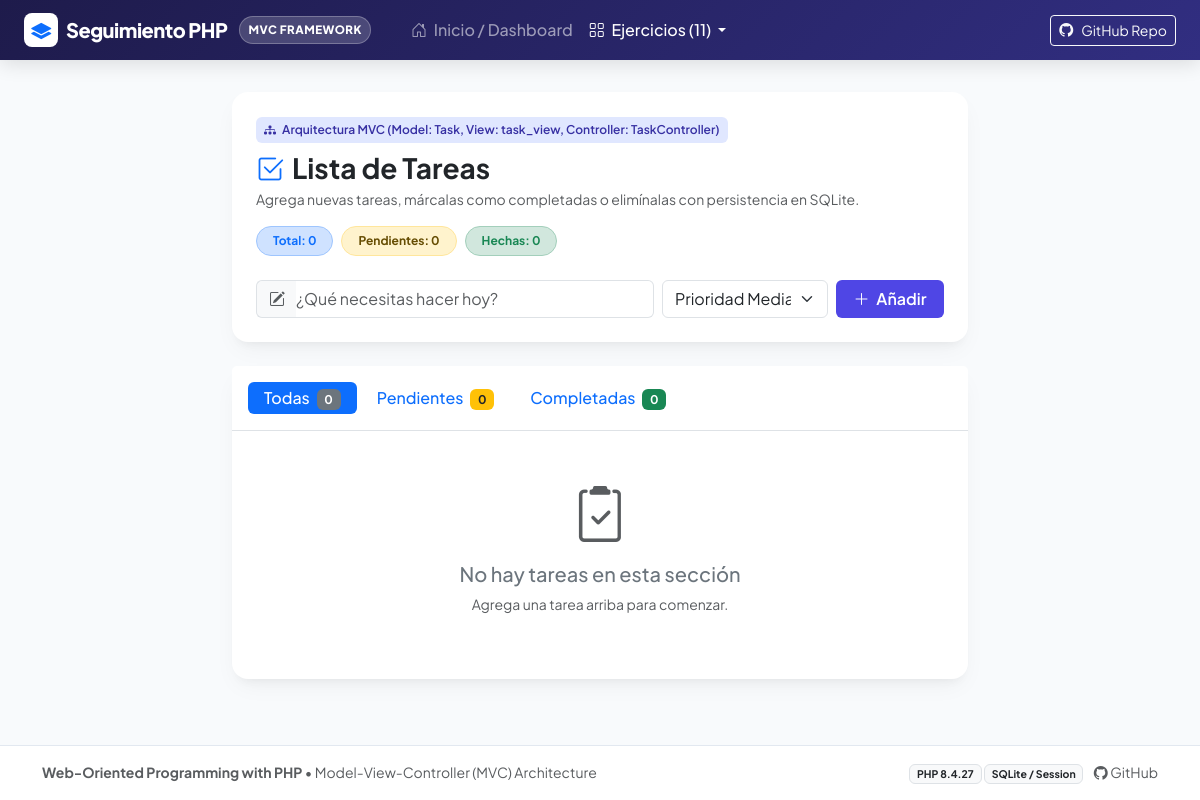
The page /01-lista-tareas/index.php on the database as committed earlier.
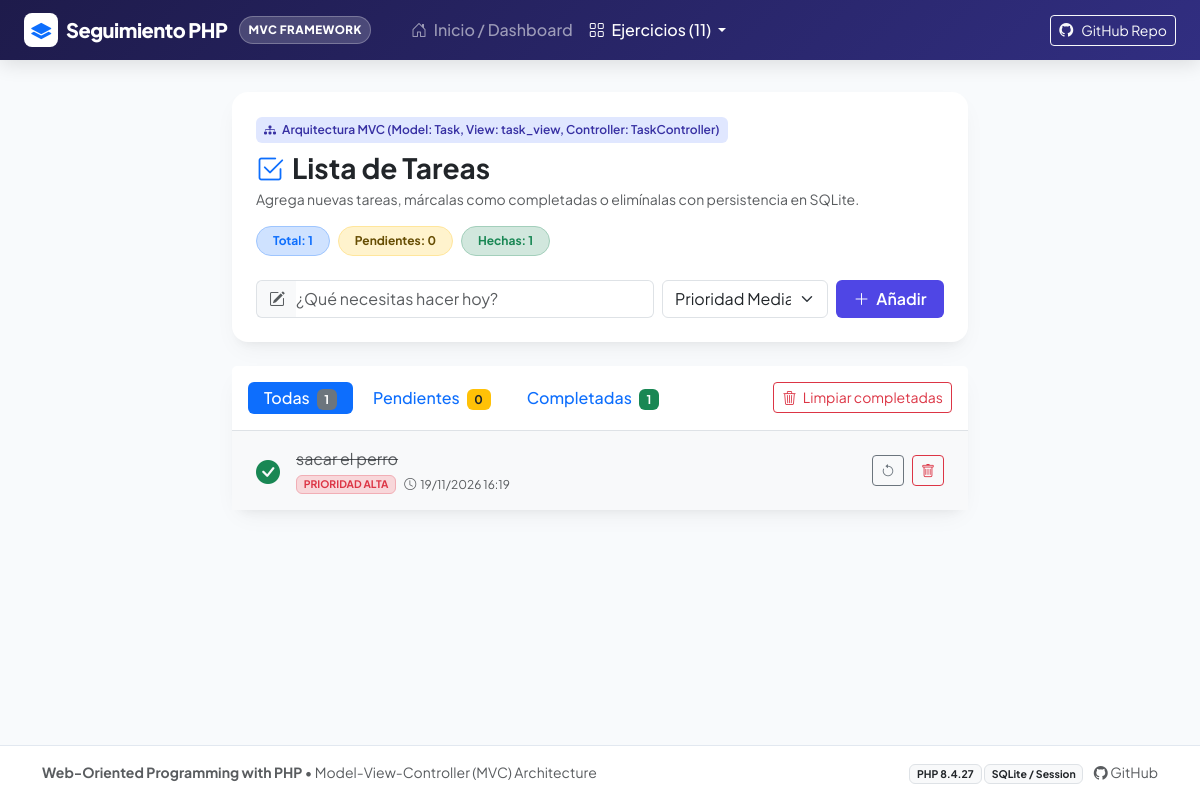
The same page on the database as committed later.
### tables this page shows
CREATE TABLE tasks (
            id INTEGER PRIMARY KEY AUTOINCREMENT,
            title TEXT NOT NULL,
            priority TEXT DEFAULT 'media',
            completed INTEGER DEFAULT 0,
            created_at DATETIME DEFAULT CURRENT_TIMESTAMP
        );

### 01-lista-tareas/index.php (called while the page is built)
<?php
require_once __DIR__ . '/controllers/TaskController.php';
$controller = new TaskController();
$controller->handleRequest();

### 01-lista-tareas/models/Task.php (called while the page is built, shortened)
<?php
class Task {
    private PDO $db;
    public function __construct() {
        $dbPath = __DIR__ . '/../data/tasks.sqlite';
        $this->db = new PDO('sqlite:' . $dbPath);
        $this->db->setAttribute(PDO::ATTR_ERRMODE, PDO::ERRMODE_EXCEPTION);
        $this->db->setAttribute(PDO::ATTR_DEFAULT_FETCH_MODE, PDO::FETCH_ASSOC);
    }
    private function initTable(): void {
        $sql = "CREATE TABLE IF NOT EXISTS tasks (
            id INTEGER PRIMARY KEY AUTOINCREMENT,
            title TEXT NOT NULL,
            priority TEXT DEFAULT 'media',
            completed INTEGER DEFAULT 0,
            created_at DATETIME DEFAULT CURRENT_TIMESTAMP
        )";
        $this->db->exec($sql);
    }
    public function getAll(string $filter = 'all'): array {
        $sql = "SELECT * FROM tasks";
        $sql .= " ORDER BY completed ASC,
                  CASE priority
                    WHEN 'alta' THEN 1
                    WHEN 'media' THEN 2
                    WHEN 'baja' THEN 3
                    ELSE 4
                  END ASC, id DESC";
        $stmt = $this->db->query($sql);
        return $stmt->fetchAll();
    }
    public function getStats(): array {
        $total = (int)$this->db->query("SELECT COUNT(*) FROM tasks")->fetchColumn();
        $completed = (int)$this->db->query("SELECT COUNT(*) FROM tasks WHERE completed = 1")->fetchColumn();
        $pending = $total - $completed;
        return [
            'total' => $total,
            'completed' => $completed,
            'pending' => $pending
        ];
    }
}

### 01-lista-tareas/views/task_view.php (the view, shortened to what this page needs)
<?php
$activeExercise = 1;
$depth = 1;
require __DIR__ . '/../../shared/header.php';
?>
<div class="container py-2">
    <div class="row justify-content-center">
        <div class="col-lg-9 col-xl-8">
            <div class="card app-card mb-4 border-0">
                <div class="card-body p-4">
                    <div class="d-flex flex-wrap justify-content-between align-items-center gap-3 mb-3">
                        <div>
                            <span class="mvc-badge mb-2 d-inline-block">
                                <i class="bi bi-diagram-3-fill me-1"></i> Arquitectura MVC (Model: Task, View: task_view, Controller: TaskController)
                            </span>
                            <h2 class="h3 fw-bold mb-1">
                                <i class="bi bi-check2-square text-primary me-2"></i>Lista de Tareas
                            </h2>
                            <p class="text-muted mb-0 small">
                                Agrega nuevas tareas, márcalas como completadas o elimínalas con persistencia en SQLite.
                            </p>
                        </div>
                        <div class="d-flex gap-2">
                            <span class="badge bg-primary-subtle text-primary border border-primary-subtle px-3 py-2 rounded-pill">
                                Total: <?= $stats['total'] ?>
                            </span>
                            <span class="badge bg-warning-subtle text-warning-emphasis border border-warning-subtle px-3 py-2 rounded-pill">
                                Pendientes: <?= $stats['pending'] ?>
                            </span>
                            <span class="badge bg-success-subtle text-success border border-success-subtle px-3 py-2 rounded-pill">
                                Hechas: <?= $stats['completed'] ?>
                            </span>
                        </div>
                    </div>
                    <form action="index.php?action=add" method="POST" class="mt-4">
                        <div class="row g-2">
                            <div class="col-md-7 col-12">
                                <div class="input-group">
                                    <span class="input-group-text bg-light border-end-0">
                                        <i class="bi bi-pencil-square text-muted"></i>
                                    </span>
                                    <input type="text" name="title" class="form-control border-start-0 ps-0" placeholder="¿Qué necesitas hacer hoy?" required autofocus>
                                </div>
                            </div>
                            <div class="col-md-3 col-7">
                                <select name="priority" class="form-select">
                                    <option value="media" selected>Prioridad Media</option>
                                </select>
                            </div>
                            <div class="col-md-2 col-5 d-grid">
                                <button type="submit" class="btn btn-brand">
                                    <i class="bi bi-plus-lg me-1"></i> Añadir
                                </button>
                            </div>
                        </div>
                    </form>
                </div>
            </div>
            <div class="card app-card border-0">
                <div class="card-header bg-white border-bottom py-3 d-flex flex-wrap justify-content-between align-items-center gap-2">
                    <ul class="nav nav-pills gap-1">
                        <li class="nav-item">
                            <a class="nav-link py-1 px-3 <?= $filter === 'all' ? 'active' : '' ?>" href="index.php?filter=all">
                                Todas <span class="badge bg-secondary ms-1"><?= $stats['total'] ?></span>
                            </a>
                        </li>
                        <li class="nav-item">
                            <a class="nav-link py-1 px-3 <?= $filter === 'pending' ? 'active' : '' ?>" href="index.php?filter=pending">
                                Pendientes <span class="badge bg-warning text-dark ms-1"><?= $stats['pending'] ?></span>
                            </a>
                        </li>
                        <li class="nav-item">
                            <a class="nav-link py-1 px-3 <?= $filter === 'completed' ? 'active' : '' ?>" href="index.php?filter=completed">
                                Completadas <span class="badge bg-success ms-1"><?= $stats['completed'] ?></span>
                            </a>
                        </li>
                    </ul>
                    <?php if ($stats['completed'] > 0): ?>
                        <a href="index.php?action=clear_completed&filter=<?= urlencode($filter) ?>"
                           class="btn btn-sm btn-outline-danger"
                           onclick="return confirm('¿Seguro que deseas eliminar todas las tareas completadas?');">
                            <i class="bi bi-trash3 me-1"></i> Limpiar completadas
                        </a>
                    <?php endif; ?>
                </div>
                <div class="card-body p-0">
                    <?php if (empty($tasks)): ?>
                        <div class="text-center py-5">
                            <i class="bi bi-clipboard2-check text-muted display-4"></i>
                            <h5 class="mt-3 text-secondary">No hay tareas en esta sección</h5>
                            <p class="text-muted small">Agrega una tarea arriba para comenzar.</p>
                        </div>
                    <?php else: ?>
                        <ul class="list-group list-group-flush">
                            <?php foreach ($tasks as $t): ?>
                                <?php
                                    $isDone = (bool)$t['completed'];
                                    $prioClass = match($t['priority']) {
                                        'alta' => 'danger',
                                        'media' => 'warning',
                                        'baja' => 'success',
                                        default => 'secondary'
                                    };
                                ?>
                                <li class="list-group-item d-flex align-items-center justify-content-between py-3 px-4 <?= $isDone ? 'bg-light' : '' ?>">
                                    <div class="d-flex align-items-center gap-3 flex-grow-1 me-3">
                                        <a href="index.php?action=toggle&id=<?= $t['id'] ?>&filter=<?= urlencode($filter) ?>" class="text-decoration-none fs-4">
                                            <?php if ($isDone): ?>
                                                <i class="bi bi-check-circle-fill text-success"></i>
                                            <?php else: ?>
                                                <i class="bi bi-circle text-muted"></i>
                                            <?php endif; ?>
                                        </a>
                                        <div>
                                            <span class="fs-6 <?= $isDone ? 'text-decoration-line-through text-muted' : 'fw-medium text-dark' ?>">
                                                <?= htmlspecialchars($t['title']) ?>
                                            </span>
                                            <div class="small text-muted d-flex align-items-center gap-2 mt-1">
                                                <span class="badge bg-<?= $prioClass ?>-subtle text-<?= $prioClass ?> border border-<?= $prioClass ?>-subtle text-uppercase" style="font-size: 0.65rem;">
                                                    Prioridad <?= htmlspecialchars($t['priority']) ?>
                                                </span>
                                                <span style="font-size: 0.75rem;">
                                                    <i class="bi bi-clock me-1"></i><?= date('d/m/Y H:i', strtotime($t['created_at'])) ?>
                                                </span>
                                            </div>
                                        </div>
                                    </div>
                                    <div class="d-flex align-items-center gap-2">
                                        <a href="index.php?action=toggle&id=<?= $t['id'] ?>&filter=<?= urlencode($filter) ?>" class="btn btn-sm <?= $isDone ? 'btn-outline-secondary' : 'btn-outline-success' ?>" title="Cambiar estado">
                                            <i class="bi <?= $isDone ? 'bi-arrow-counterclockwise' : 'bi-check2' ?>"></i>
                                        </a>
                                        <a href="index.php?action=delete&id=<?= $t['id'] ?>&filter=<?= urlencode($filter) ?>"
                                           class="btn btn-sm btn-outline-danger"
                                           title="Eliminar tarea"
                                           onclick="return confirm('¿Deseas eliminar esta tarea?');">
                                            <i class="bi bi-trash"></i>
                                        </a>
                                    </div>
                                </li>
                            <?php endforeach; ?>
                        </ul>
                    <?php endif; ?>
                </div>
            </div>
        </div>
    </div>
</div>
<?php require __DIR__ . '/../../shared/footer.php'; ?>

### 01-lista-tareas/controllers/TaskController.php (shortened to what this page needs)
<?php
require_once __DIR__ . '/../models/Task.php';
class TaskController {
    private Task $model;
    public function __construct() {
        $this->model = new Task();
    }
    public function handleRequest(): void {
        $action = $_GET['action'] ?? 'index';
        switch ($action) {
            case 'index':
            default:
                $this->index();
                break;
        }
    }
    private function index(): void {
        $filter = $_GET['filter'] ?? 'all';
        $tasks = $this->model->getAll($filter);
        $stats = $this->model->getStats();
        require __DIR__ . '/../views/task_view.php';
    }
}

### shared/header.php (shortened to what this page needs)
<?php
$basePath = isset($depth) && $depth === 1 ? '../' : './';
?>
<!DOCTYPE html>
<html lang="es">
<head>
    <link href="https://cdn.jsdelivr.net/npm/bootstrap@5.3.3/dist/css/bootstrap.min.css" rel="stylesheet">
    <link href="https://cdn.jsdelivr.net/npm/bootstrap-icons@1.11.3/font/bootstrap-icons.min.css" rel="stylesheet">
</head>
<body>
<nav class="navbar navbar-expand-lg navbar-dark main-navbar py-2 sticky-top">
    <div class="container-fluid px-lg-4">
        <a class="navbar-brand d-flex align-items-center gap-2" href="<?= $basePath ?>index.php">
            <span class="p-2 rounded-3 bg-white text-primary d-inline-flex align-items-center justify-content-center" style="width: 34px; height: 34px;">
                <i class="bi bi-layers-fill fs-5"></i>
            </span>
            <span>Seguimiento PHP</span>
            <span class="brand-badge ms-1">MVC Framework</span>
        </a>
        <div class="collapse navbar-collapse" id="navContent">
            <ul class="navbar-nav me-auto mb-2 mb-lg-0 ms-lg-3">
                <li class="nav-item">
                    <a class="nav-link <?= $activeExercise === 0 ? 'active fw-bold text-white' : '' ?>" href="<?= $basePath ?>index.php">
                        <i class="bi bi-house-door me-1"></i> Inicio / Dashboard
                    </a>
                </li>
                <li class="nav-item dropdown">
                    <a class="nav-link dropdown-toggle text-white" href="#" id="dropdownEjercicios" role="button" data-bs-toggle="dropdown">
                        <i class="bi bi-grid me-1"></i> Ejercicios (11)
                    </a>
                </li>
            </ul>
            <div class="d-flex align-items-center gap-2">
                <a href="https://github.com/manolo700/Ejercicios-seguimiento-PHP" target="_blank" class="btn btn-sm btn-outline-light d-flex align-items-center gap-2">
                    <i class="bi bi-github"></i>
                    <span>GitHub Repo</span>
                </a>
            </div>
        </div>
    </div>
</nav>
<div class="content-wrapper py-4">

### shared/footer.php
</div>
<footer class="py-3 text-center text-muted">
    <div class="container d-flex flex-column flex-sm-row justify-content-between align-items-center gap-2">
        <div class="small">
            <strong>Web-Oriented Programming with PHP</strong> &bull; Model-View-Controller (MVC) Architecture
        </div>
        <div class="small">
            <span class="badge bg-light text-dark border">PHP <?= phpversion() ?></span>
            <span class="badge bg-light text-dark border">SQLite / Session</span>
            <a href="https://github.com/manolo700/Ejercicios-seguimiento-PHP" target="_blank" class="text-decoration-none text-muted ms-2">
                <i class="bi bi-github"></i> GitHub
            </a>
        </div>
    </div>
</footer>
</body>
</html>

### shared/header.php (style rules this page uses)
:root { --app-font: 'Plus Jakarta Sans', system-ui, -apple-system, sans-serif; --brand-primary: #4f46e5; --brand-primary-hover: #4338ca; --card-shadow: 0 10px 25px -5px rgba(0, 0, 0, 0.05), 0 8px 10px -6px rgba(0, 0, 0, 0.05); }
body { font-family: var(--app-font); background-color: #f8fafc; color: #1e293b; min-height: 100vh; display: flex; flex-direction: column; }
.main-navbar { background: linear-gradient(135deg, #1e1b4b 0%, #312e81 100%); box-shadow: 0 4px 20px rgba(0,0,0,0.12); }
.navbar-brand { font-weight: 800; letter-spacing: -0.5px; }
.brand-badge { font-size: 0.72rem; letter-spacing: 0.5px; background: rgba(255,255,255,0.18); border: 1px solid rgba(255,255,255,0.25); padding: 4px 8px; border-radius: 9999px; text-transform: uppercase; }
.nav-link { font-weight: 500; }
.app-card { background: #ffffff; border-radius: 1rem; border: 1px solid #e2e8f0; box-shadow: var(--card-shadow); transition: all 0.25s ease; }
.mvc-badge { background-color: #e0e7ff; color: #3730a3; font-weight: 600; font-size: 0.75rem; border-radius: 6px; padding: 4px 8px; }
.btn-brand { background-color: var(--brand-primary); color: white; font-weight: 600; border: none; }
.content-wrapper { flex: 1; }
footer { margin-top: auto; background: #ffffff; border-top: 1px solid #e2e8f0; }

Rows that differ between the two databases and show on the page:
added tasks: completed 1 (drawn), title "sacar el perro", priority "ALTA", created_at "19/11/2026 16:19"
Other text that changed with them:
$stats['total']: "0" → "1"
$stats['completed']: "0" → "1"
text no longer shown: "No hay tareas en esta sección Agrega una tarea arriba para comenzar."
text now shown: "Limpiar completadas"
